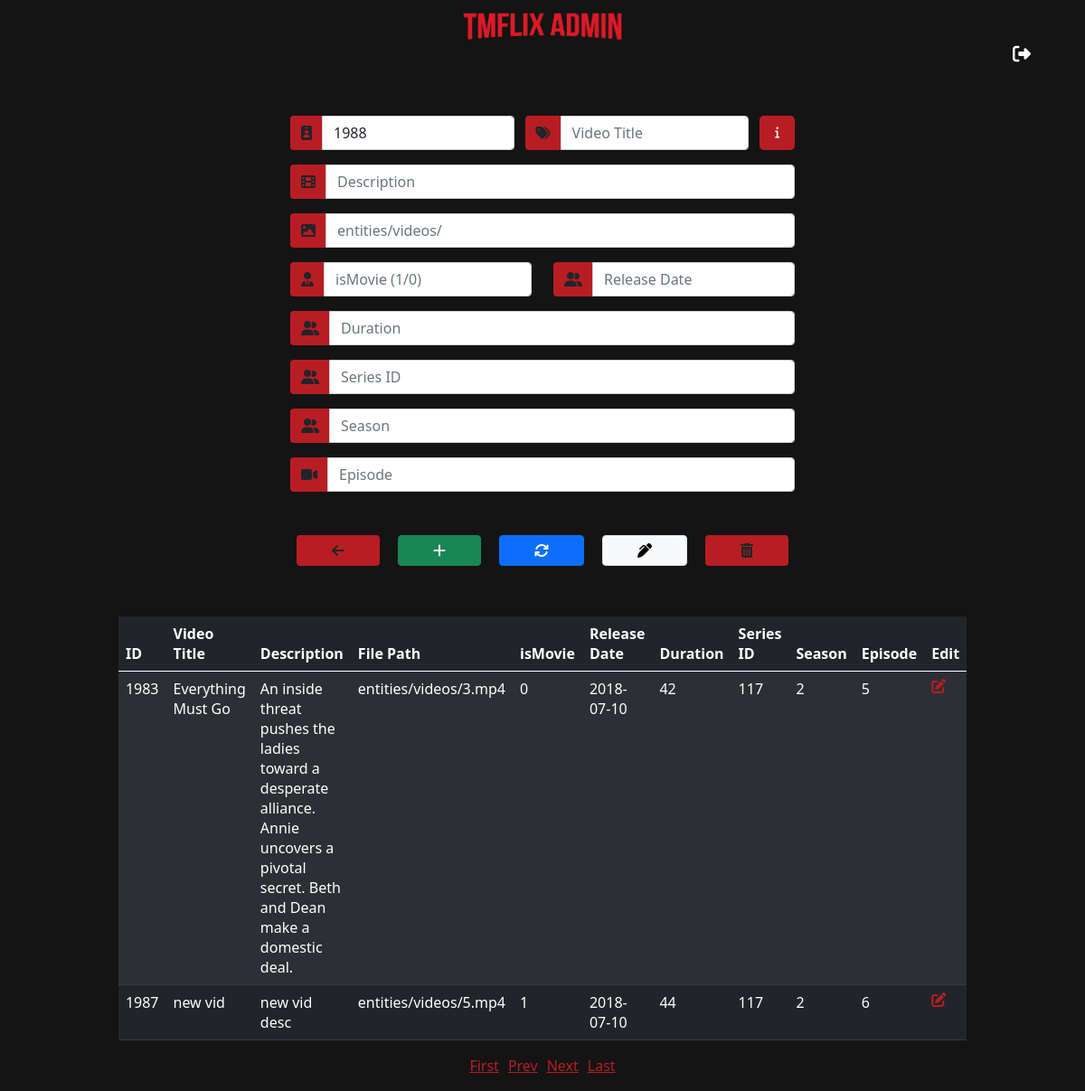
The page /pagination.php?pageno=153 on the database its author committed.
### tables this page shows
CREATE TABLE `videos` (
  `id` int(11) NOT NULL,
  `title` varchar(70) NOT NULL,
  `description` varchar(1000) NOT NULL,
  `filePath` varchar(250) NOT NULL,
  `isMovie` int(11) NOT NULL,
  `uploadDate` datetime NOT NULL DEFAULT current_timestamp(),
  `releaseDate` date NOT NULL,
  `views` int(11) NOT NULL DEFAULT 0,
  `duration` varchar(10) NOT NULL,
  `season` int(11) DEFAULT 0,
  `episode` int(11) DEFAULT 0,
  `entityId` int(11) NOT NULL
);

### pagination.php (the view, shortened to what this page needs)
<?php
require_once("includes/classes/component.php");
require_once("includes/adminNavBar.php");
?>
<!DOCTYPE html>
<html>
<head>
    <link href="https://cdn.jsdelivr.net/npm/bootstrap@5.0.2/dist/css/bootstrap.min.css" rel="stylesheet">
    <link rel="stylesheet" type="text/css" href="assets/style/adminStyle.css">
</head>
<body>
    <div class="wrapper">
    <main class="mainContainer">
        <div class="container text-center">
            <div class="d-flex justify-content-center">
                <form action="" method="post" class="w-50">
                    <div class="d-flex justify-content-center">
                        <div class="row py-2">
                            <div class="col colId">
                            </div>
                            <div class="col">
                            </div>
                            <div class="col2">
                                <a class="btn btn-lg btn-dangers pop" data-toggle="popover" data-htmlcontent='#myPopoverContent'><i class="fas fa-info"></i>
                                </a>
                            </div>
                        </div>
                    </div>
                    <div class="py-2">
                    </div>
                    <div class="pt-2">
                    </div>
                    <div class="d-flex justify-content-center">
                        <div class="row py-0">
                            <div class="col">
                            </div>
                            <div class="col">
                            </div>
                        </div>
                    </div>
                    <div class="py-0">
                    </div>
                    <div class="py-0">
                    </div>
                    <div class="py-0">
                    </div>
                    <div class="pb-2">
                    </div>
                    <div class="d-flex justify-content-center">
                    </div>
                </form>
            </div>
            <?php
                if (isset($_GET['pageno'])) {
                    $pageno = $_GET['pageno'];
                } else {
                    $pageno = 1;
                }
                $no_of_records_per_page = 10;
                $offset = ($pageno-1) * $no_of_records_per_page;
             ?>
            <div class="d-flex table-data justify-content-center">
                <table class="table table-striped table-dark">
                    <thead class="thead-dark">
                        <tr>
                            <th>ID</th>
                            <th>Video Title</th>
                            <th>Description</th>
                            <th>File Path</th>
                            <th>isMovie</th>
                            <th>Release Date</th>
                            <th>Duration</th>
                            <th>Series ID</th>
                            <th>Season</th>
                            <th>Episode</th>
                            <th>Edit</th>
                        </tr>
                    </thead>
                    <tbody id="tbody">
                        <?php
                                $conn=mysqli_connect("localhost","root","","tmflix");
                                $total_pages_sql = "SELECT COUNT(*) FROM videos";
                                $resultPage = mysqli_query($conn,$total_pages_sql);
                                $total_rows = mysqli_fetch_array($resultPage)[0];
                                $total_pages = ceil($total_rows / $no_of_records_per_page);
                                $sql = "SELECT * FROM videos LIMIT $offset, $no_of_records_per_page";
                                $res_data = mysqli_query($conn,$sql);
                                if($res_data){
                                    while($row = mysqli_fetch_assoc($res_data)){?>
                                        <tr>
                                            <td data-id="<?php echo $row['id']; ?>"><?php echo $row['id']; ?></td>
                                            <td data-id="<?php echo $row['id']; ?>"><?php echo $row['title']; ?></td>
                                            <td data-id="<?php echo $row['id']; ?>"><?php echo $row['description']; ?></td>
                                            <td data-id="<?php echo $row['id']; ?>"><?php echo $row['filePath']; ?></td>
                                            <td data-id="<?php echo $row['id']; ?>"><?php echo $row['isMovie']; ?></td>
                                            <td data-id="<?php echo $row['id']; ?>"><?php echo $row['releaseDate']; ?></td>
                                            <td data-id="<?php echo $row['id']; ?>"><?php echo $row['duration']; ?></td>
                                            <td data-id="<?php echo $row['id']; ?>"><?php echo $row['entityId']; ?></td>
                                            <td data-id="<?php echo $row['id']; ?>"><?php echo $row['season']; ?></td>
                                            <td data-id="<?php echo $row['id']; ?>"><?php echo $row['episode']; ?></td>
                                            <td><i class="fas fa-edit btnedit video" data-id="<?php echo $row['id']; ?>"></i></td>
                                        </tr>
                            <?php
                                    }
                                }
                        ?>
                    </tbody>
                </table>
            </div>
            <div class="paginationMain">
                <ul class="pagination">
                    <li><a href="?pageno=1">First</a></li>
                    <li class="<?php if($pageno <= 1){ echo 'disabled'; } ?>">
                        <a href="<?php if($pageno <= 1){ echo '#'; } else { echo "?pageno=".($pageno - 1); } ?>">Prev</a>
                    </li>
                    <li class="<?php if($pageno >= $total_pages){ echo 'disabled'; } ?>">
                        <a href="<?php if($pageno >= $total_pages){ echo '#'; } else { echo "?pageno=".($pageno + 1); } ?>">Next</a>
                    </li>
                    <li><a href="?pageno=<?php echo $total_pages; ?>">Last</a></li>
                </ul>
            </div>
        </div>
    </main>
</div>
</body>
</html>

### assets/style/adminStyle.css (style rules this page uses)
.wrapper { min-width: 1050px; min-height: 100%; background-color: #141414; }
.paginationMain { display: flex; justify-content: center; }
.paginationMain li { padding-right: 5; padding-left: 5; }
.paginationMain li a { color: #b81d24 }
.colId { padding: initial; }
.row.py-2 { margin: inherit; width: -webkit-fill-available; }
.col2 { display: contents; }
.btn-dangers.pop { margin: inherit; font-size: small; color: white; }
.btn-dangers.pop .fa-info { line-height: inherit; }
.btn-dangers { background-color: #b81d24; }
.mainContainer { padding-top: 10%; }
.d-flex table { margin: 1em 10em; }
table .btnedit { color: #b81d24; cursor: pointer; }

### rows shown on the page
videos: id "1983", title "Everything Must Go", description "An inside threat pushes the ladies toward a desperate alliance. Annie uncovers a pivotal secret. Beth and Dean make a domestic deal.", filePath "entities/videos/3.mp4", isMovie "0", releaseDate "2018-07-10", duration "42", entityId "117", season "2", episode "5"
videos: id "1987", title "new vid", description "new vid desc", filePath "entities/videos/5.mp4", isMovie "1", releaseDate "2018-07-10", duration "44", entityId "117", season "2", episode "6"
